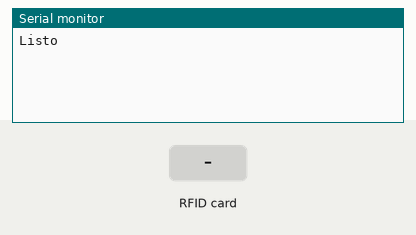
This sketch was run on a simulated Arduino Uno, built with avr-gcc and run on an emulated ATmega328P. On the bench: the last lines printed to the serial monitor. Inputs (shaded band) come from the test bench.

Above: at 1.2 s.
1.3 s: RFID card C6 FE E5 1A held to the reader
At 2.4 s:
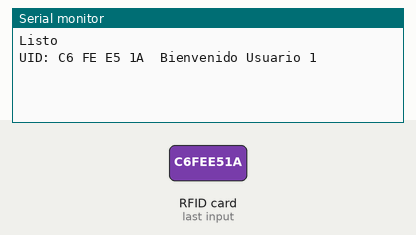
2.8 s: RFID card 06 76 25 D9 held to the reader
At 3.8 s:
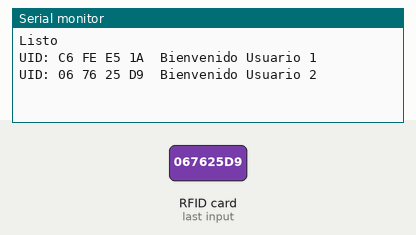
4.3 s: RFID card 5E 7A 19 C4 held to the reader
At 5.2 s:
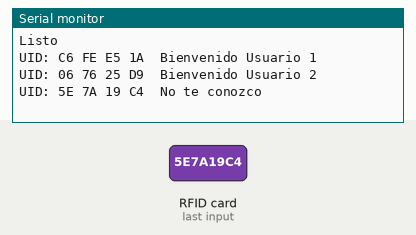

Measured:
- after the input at 1.3 s, the serial monitor: prints a new line at once (image 1)
- after the input at 2.8 s, the serial monitor: prints a new line at once (image 2)
- after the input at 4.3 s, the serial monitor: prints a new line at once (image 3)

The sketch:

rifd_No.2.ino
```cpp
//lector de tarjetas RIF
#include <SPI.h>      // incluye libreria bus SPI
#include <MFRC522.h>      // incluye libreria especifica para MFRC522

#define RST_PIN  9      // constante para referenciar pin de reset
#define SS_PIN  10      // constante para referenciar pin de slave select

MFRC522 mfrc522(SS_PIN, RST_PIN); // crea objeto mfrc522 enviando pines de slave select y reset

byte LecturaUID[4];         // crea array para almacenar el UID leido
byte Usuario1[4]= {0xC6, 0xFE, 0xE5, 0x1A} ;    // UID de tarjeta leido en programa 1
byte Usuario2[4]= {0x06, 0x76, 0x25, 0xD9} ;    // UID de llavero leido en programa 1

void setup() {
  Serial.begin(9600);     // inicializa comunicacion por monitor serie a 9600 bps
  SPI.begin();        // inicializa bus SPI
  mfrc522.PCD_Init();     // inicializa modulo lector
  Serial.println("Listo");    // Muestra texto Listo
}

void loop() {
  if ( ! mfrc522.PICC_IsNewCardPresent())   // si no hay una tarjeta presente
    return;           // retorna al loop esperando por una tarjeta

  if ( ! mfrc522.PICC_ReadCardSerial())     // si no puede obtener datos de la tarjeta
    return;           // retorna al loop esperando por otra tarjeta

    Serial.print("UID:");       // muestra texto UID:
    for (byte i = 0; i < mfrc522.uid.size; i++) { // bucle recorre de a un byte por vez el UID
      if (mfrc522.uid.uidByte[i] < 0x10){   // si el byte leido es menor a 0x10
        Serial.print(" 0");       // imprime espacio en blanco y numero cero
        }
        else{           // sino
          Serial.print(" ");        // imprime un espacio en blanco
          }
          Serial.print(mfrc522.uid.uidByte[i], HEX);    // imprime el byte del UID leido en hexadecimal
          LecturaUID[i]=mfrc522.uid.uidByte[i];     // almacena en array el byte del UID leido
          }

          Serial.print("\t");         // imprime un espacio de tabulacion

          if(comparaUID(LecturaUID, Usuario1))    // llama a funcion comparaUID con Usuario1
            Serial.println("Bienvenido Usuario 1"); // si retorna verdadero muestra texto bienvenida
          else if(comparaUID(LecturaUID, Usuario2)) // llama a funcion comparaUID con Usuario2
            Serial.println("Bienvenido Usuario 2"); // si retorna verdadero muestra texto bienvenida
           else           // si retorna falso
            Serial.println("No te conozco");    // muestra texto equivalente a acceso denegado

                  mfrc522.PICC_HaltA();     // detiene comunicacion con tarjeta
}

boolean comparaUID(byte lectura[],byte usuario[]) // funcion comparaUID
{
  for (byte i=0; i < mfrc522.uid.size; i++){    // bucle recorre de a un byte por vez el UID
  if(lectura[i] != usuario[i])        // si byte de UID leido es distinto a usuario
    return(false);          // retorna falso
  }
  return(true);           // si los 4 bytes coinciden retorna verdadero
}
```
